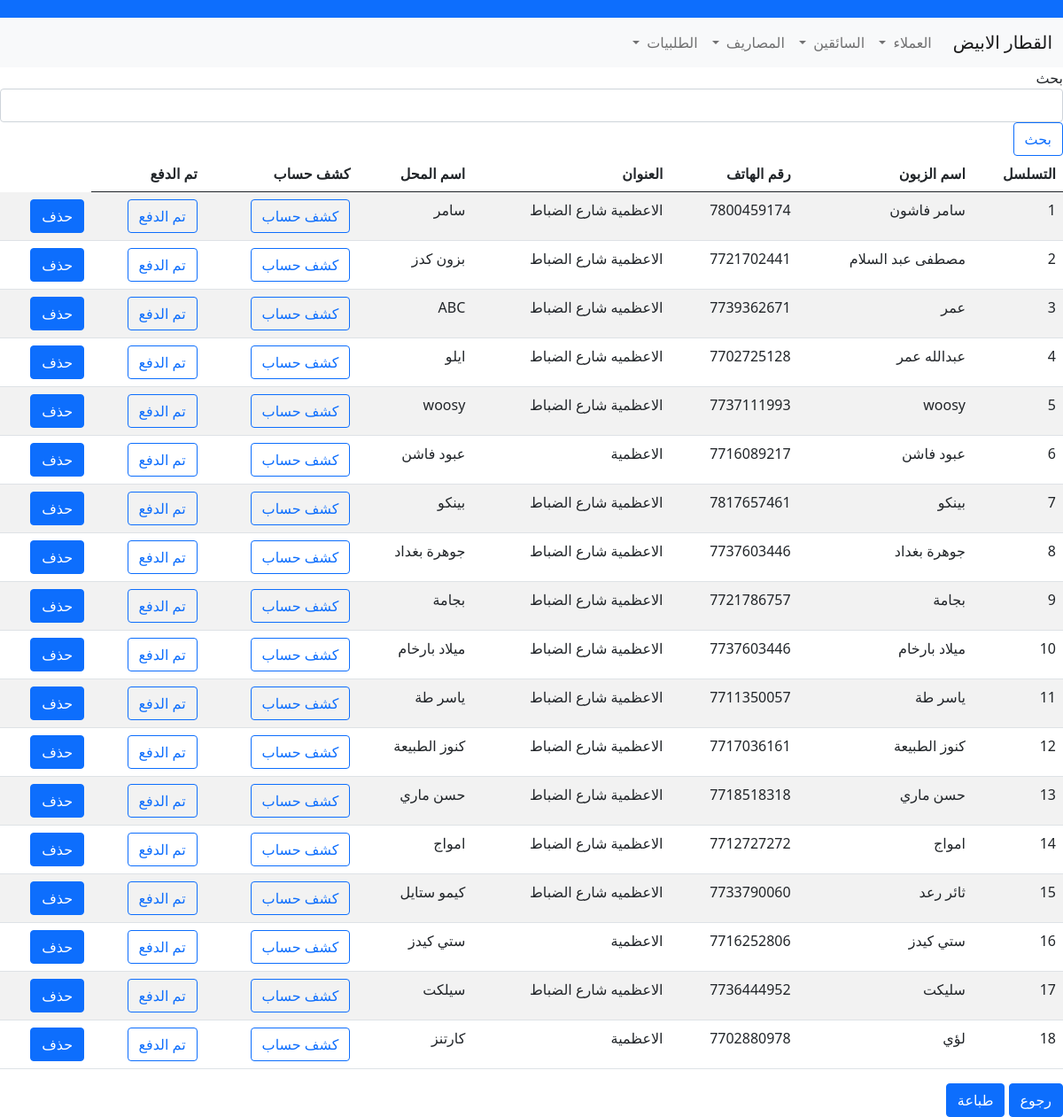
Screenshot of /client with the database file from the repository.
### models.py (models this page shows, shortened)
class Client(db.Model):
    __tablename__ = "Client"
    id = Column(Integer, primary_key=True, autoincrement=True)
    name = Column(String)
    shop = Column(String)
    phone = Column(Integer)
    address = Column(String)
    order = db.relationship('Orders', backref=db.backref('client', uselist=False), lazy='dynamic')

### app.py (the view)
@app.route('/client', methods=['GET'])
def client():
    query = Client.query.all()
    form = Search()
    return render_template('client.html', query=query, form=form)

### forms.py
class Search(FlaskForm):
    search = StringField('search')

### templates/client.html (shortened to what this page needs)
{% extends "base.html" %}
{% block content %}
<nav class="navbar navbar-expand-lg navbar-light bg-light">
  <div class="container-fluid">
    <a class="navbar-brand" href="/main">القطار الابيض</a>
    <div class="collapse navbar-collapse" id="navbarSupportedContent">
      <ul class="navbar-nav me-auto mb-2 mb-lg-0">
        <li class="nav-item dropdown">
          <a class="nav-link dropdown-toggle" href="#" id="navbarDropdown" role="button" data-bs-toggle="dropdown" aria-expanded="false">
            العملاء
          </a>
        </li>
        <li class="nav-item dropdown">
          <a class="nav-link dropdown-toggle" href="#" id="navbarDropdown" role="button" data-bs-toggle="dropdown" aria-expanded="false">
            السائقين
          </a>
        </li>
        <li class="nav-item dropdown">
          <a class="nav-link dropdown-toggle" href="#" id="navbarDropdown" role="button" data-bs-toggle="dropdown" aria-expanded="false">
            المصاريف
          </a>
        </li>
        <li class="nav-item dropdown">
          <a class="nav-link dropdown-toggle" href="#" id="navbarDropdown" role="button" data-bs-toggle="dropdown" aria-expanded="false">
            الطلبيات
          </a>
        </li>
      </ul>
    </div>
  </div>
</nav>
<form method="post" class="form">
<div class="form-group">
            <label name="query" >بحث</label>
              {{ form.search(class_ = 'form-control', autofocus = true) }}
    </div>
  <input type="submit" value="بحث" class="btn btn-outline-primary">
</form>
  <table id="data" class="table table-striped">
    <thead>
      <tr>
        <th>التسلسل</th>
        <th>اسم الزبون</th>
        <th>رقم الهاتف</th>
        <th>العنوان</th>
        <th>اسم المحل </th>
        <th> كشف حساب</th>
        <th> تم الدفع</th>
      </tr>
    </thead>
    <tbody>
      {% for record in query %}
        <tr>
            <td></td>
          <td>{{ record.name }}</td>
          <td>{{ record.phone }}</td>
          <td>{{ record.address }}</td>
            <td>{{ record.shop }}  </td>
        <td>  <form method="post" action="/kashf">
                        <button class="btn btn-outline-primary" type="submit" > كشف حساب</button>
        </form> </td>
        <td>
          <form method="post" action="/payment">
                          <button class="btn btn-outline-primary" type="submit" > تم الدفع</button>
          </form>
        </td>
        <td> <form method="post" action="/delete-client">
          <button type="submit" class="btn btn-primary">حذف</button>
      </form>
      </td>
        </tr>
      {% endfor %}
    </tbody>
  </table>
<a href="/main" class="btn btn-primary">رجوع</a>
    <button class="btn btn-primary" onclick="display()">طباعة</button>
{% endblock %}

### rows the page displays
Client: name "سامر فاشون", phone "7800459174", address "الاعظمية شارع الضباط", shop "سامر"
Client: name "مصطفى عبد السلام", phone "7721702441", address "الاعظمية شارع الضباط", shop "بزون كدز"
Client: name "عمر", phone "7739362671", address "الاعظميه شارع الضباط", shop "ABC"
Client: name "عبدالله عمر", phone "7702725128", address "الاعظميه شارع الضباط", shop "ايلو"
Client: name "woosy", phone "7737111993", address "الاعظمية شارع الضباط", shop "woosy"
Client: name "عبود فاشن", phone "7716089217", address "الاعظمية", shop "عبود فاشن"
Client: name "بينكو", phone "7817657461", address "الاعظمية شارع الضباط", shop "بينكو"
Client: name "جوهرة بغداد", phone "7737603446", address "الاعظمية شارع الضباط", shop "جوهرة بغداد"
Client: name "بجامة", phone "7721786757", address "الاعظمية شارع الضباط", shop "بجامة"
Client: name "ميلاد بارخام", phone "7737603446", address "الاعظمية شارع الضباط", shop "ميلاد بارخام"
Client: name "ياسر طة", phone "7711350057", address "الاعظمية شارع الضباط", shop "ياسر طة"
Client: name "كنوز الطبيعة", phone "7717036161", address "الاعظمية شارع الضباط", shop "كنوز الطبيعة"
Client: name "حسن ماري", phone "7718518318", address "الاعظمية شارع الضباط", shop "حسن ماري"
Client: name "امواج", phone "7712727272", address "الاعظمية شارع الضباط", shop "امواج"
Client: name "ثائر رعد", phone "7733790060", address "الاعظميه شارع الضباط", shop "كيمو ستايل"
Client: name "ستي كيدز", phone "7716252806", address "الاعظمية", shop "ستي كيدز"
Client: name "سليكت", phone "7736444952", address "الاعظميه شارع الضباط", shop "سيلكت"
Client: name "لؤي", phone "7702880978", address "الاعظمية", shop "كارتنز"
